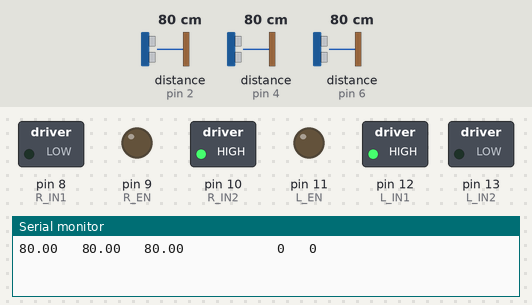
Recording of a sketch running on a simulated Arduino Uno, built with avr-gcc and run on an emulated ATmega328P. Shown: switched loads named in the sketch (green lamp = pin HIGH), output pins drawn as LEDs (lit = HIGH), the last lines printed to the serial monitor. The inputs (shaded band) are chosen by the test bench; at power-on: distance to the obstacle (sensors on pin 2, pin 4, pin 6) 80 cm. The echo pulse lasts 58.3 µs per cm.

Above: at 0.02 s.
At 1.2 s:
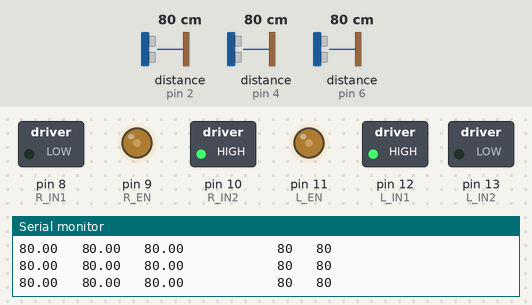
1.3 s: distance to the obstacle (sensor on pin 2) set to 9 cm
4.3 s: distance to the obstacle (sensor on pin 4) set to 2 cm
7.3 s: distance to the obstacle (sensor on pin 6) set to 9 cm
10.3 s: distance to the obstacle (sensor on pin 2) set to 60 cm
13.3 s: distance to the obstacle (sensor on pin 4) set to 9 cm
16.3 s: distance to the obstacle (sensor on pin 6) set to 2 cm
Timing chart, 0 to 19.3 s (numbered marks = the images above; inputs shaded):
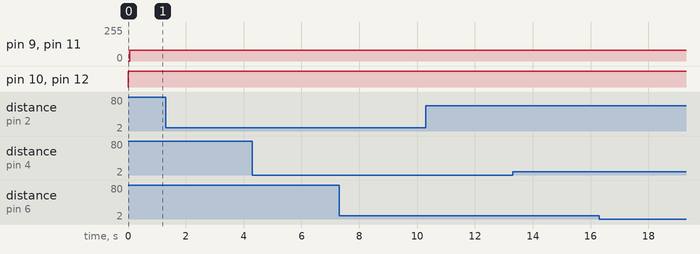

The sketch:

micro_blitz.ino
```cpp
#include <HCSR04.h>

//SENSOR P  INS
float F_THRESH = 12;
// TO DO
float S_THRESH = 9;
float ERR_TRESH = 2;

// MOTOR PINS
int Vmax =  100;

int OUT_V = Vmax;
int IN_V = 60;

int Vs[1] = {80};
int n=1;

float R_dist;
float L_dist;
float F_dist;

int R_ECHO = 4;
int R_TRIG = 5;
HCSR04 R_hc(R_TRIG, R_ECHO);

int L_ECHO = 2;
int L_TRIG = 3;
HCSR04 L_hc(L_TRIG, L_ECHO);

int F_ECHO  = 6;
int F_TRIG  = 7;
HCSR04 F_hc(F_TRIG, F_ECHO);


int R_EN = 9;
int R_IN1 = 8;
int R_IN2 = 10;
int R_v = 0;

int L_EN = 11;
int L_IN1 = 12;
int L_IN2 = 13;
int L_v = 0;


float ease(float x)
{
//  return  x < 0.5 ? 2 * x * x : 1 - (-2 * x + 2)*(-2 * x + 2) / 2;
  return sin((x * PI) / 2);
}

void advance()
{
  //stabilize
  R_v = Vs[(int)floor(L_dist/(L_dist + R_dist) * (n-1))];
  L_v = Vs[(int)floor(R_dist/(L_dist + R_dist) * (n-1))];
}
void turn_right()
{
 // while((R_dist > S_THRESH || F_dist < F_THRESH))
 // {
    L_v = OUT_V;
    R_v = IN_V;

    analogWrite(R_EN, R_v);
    analogWrite(L_EN, L_v);
 // }
}
void turn_left()
{
    //while((L_dist > S_THRESH && F_dist < F_THRESH))
    //{
      R_v = OUT_V;
      L_v = IN_V;

      analogWrite(R_EN, R_v);
      analogWrite(L_EN, L_v);
   // }
}
void U_turn(){
   // while((F_dist < F_THRESH))
  //  {
      digitalWrite(R_IN1, LOW);
      digitalWrite(R_IN2, HIGH);
      digitalWrite(L_IN1, HIGH);
      digitalWrite(L_IN2, LOW);

      R_v = IN_V;
      L_v = IN_V;

      analogWrite(R_EN, R_v);
      analogWrite(L_EN, L_v);
  //  }
}
void setup()
{
  // state = advancing;

  Serial.begin(9600);

  pinMode(L_EN,OUTPUT);
  pinMode(L_IN1,OUTPUT);
  pinMode(L_IN2,OUTPUT);
  pinMode(R_EN,OUTPUT);
  pinMode(R_IN1,OUTPUT);
  pinMode(R_IN2,OUTPUT);
}


void loop()
{

  digitalWrite(R_IN1, LOW);
  digitalWrite(R_IN2, HIGH);
  digitalWrite(L_IN2, LOW);
  digitalWrite(L_IN1, HIGH);

  R_dist = R_hc.dist();
  //R_dist = R_dist >= 0? R_dist : 0;
  L_dist = L_hc.dist();
  //L_dist = L_dist >= 0? L_dist : 0;
  F_dist = F_hc.dist();
  //F_dist = F_dist >= 0? F_dist : 0;


  Serial.print(L_dist);
  Serial.print("   ");
  Serial.print(F_dist);
  Serial.print("   ");
  Serial.print(R_dist);
  Serial.print("            ");
  Serial.print(R_v);
  Serial.print("   ");
  Serial.println(L_v);

  advance();
  delay(50);

  analogWrite(R_EN, R_v);
  analogWrite(L_EN, L_v);
}
```
